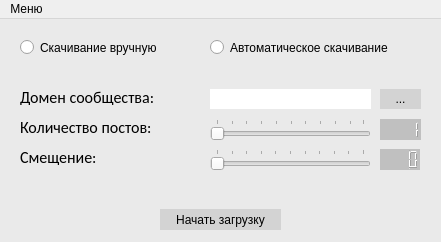
<?xml version="1.0" encoding="UTF-8"?>
<ui version="4.0">
 <class>Main</class>
 <widget class="QMainWindow" name="Main">
  <property name="geometry">
   <rect>
    <x>0</x>
    <y>0</y>
    <width>441</width>
    <height>242</height>
   </rect>
  </property>
  <property name="sizePolicy">
   <sizepolicy hsizetype="Fixed" vsizetype="Fixed">
    <horstretch>0</horstretch>
    <verstretch>0</verstretch>
   </sizepolicy>
  </property>
  <property name="minimumSize">
   <size>
    <width>441</width>
    <height>242</height>
   </size>
  </property>
  <property name="maximumSize">
   <size>
    <width>441</width>
    <height>242</height>
   </size>
  </property>
  <property name="windowTitle">
   <string>VK Wall Loader</string>
  </property>
  <property name="windowIcon">
   <iconset resource="res.qrc">
    <normaloff>:/app_icons/icons/icon.png</normaloff>:/app_icons/icons/icon.png</iconset>
  </property>
  <property name="styleSheet">
   <string notr="true">QMainWindow {
background: rgb(234, 234, 234);
}</string>
  </property>
  <widget class="QWidget" name="centralwidget">
   <widget class="QRadioButton" name="manual_button">
    <property name="geometry">
     <rect>
      <x>20</x>
      <y>20</y>
      <width>171</width>
      <height>17</height>
     </rect>
    </property>
    <property name="styleSheet">
     <string notr="true">QRadioButton {
font: 11pt  &quot;Calibri&quot;;
border: none;
}</string>
    </property>
    <property name="text">
     <string>Скачивание вручную</string>
    </property>
   </widget>
   <widget class="QRadioButton" name="auto_button">
    <property name="geometry">
     <rect>
      <x>210</x>
      <y>20</y>
      <width>221</width>
      <height>17</height>
     </rect>
    </property>
    <property name="styleSheet">
     <string notr="true">QRadioButton {
font: 11pt  &quot;Calibri&quot;;
border: none;
}</string>
    </property>
    <property name="text">
     <string>Автоматическое скачивание</string>
    </property>
   </widget>
   <widget class="QLabel" name="domain_label">
    <property name="geometry">
     <rect>
      <x>20</x>
      <y>70</y>
      <width>151</width>
      <height>16</height>
     </rect>
    </property>
    <property name="font">
     <font>
      <family>Calibri</family>
      <pointsize>12</pointsize>
      <weight>50</weight>
      <italic>false</italic>
      <bold>false</bold>
     </font>
    </property>
    <property name="toolTip">
     <string>&lt;html&gt;&lt;head/&gt;&lt;body&gt;&lt;p&gt;Домен - короткий идентификатор сообщества. Если url сообщества в адресной строке имеет такой вид: vk.com/sevenup228, то sevenup228 - это домен.&lt;/p&gt;&lt;/body&gt;&lt;/html&gt;</string>
    </property>
    <property name="styleSheet">
     <string notr="true">QLabel {
font: 12pt  &quot;Calibri&quot;;
border: none;
}</string>
    </property>
    <property name="text">
     <string>Домен сообщества:</string>
    </property>
   </widget>
   <widget class="QLineEdit" name="domain_text">
    <property name="enabled">
     <bool>true</bool>
    </property>
    <property name="geometry">
     <rect>
      <x>210</x>
      <y>70</y>
      <width>161</width>
      <height>20</height>
     </rect>
    </property>
    <property name="contextMenuPolicy">
     <enum>Qt::DefaultContextMenu</enum>
    </property>
    <property name="acceptDrops">
     <bool>false</bool>
    </property>
    <property name="styleSheet">
     <string notr="true">QLineEdit {
background: white;
border: None
}

QLineEdit:disabled {
background: rgb(225, 225, 225);
}</string>
    </property>
   </widget>
   <widget class="QPushButton" name="domain_btn">
    <property name="geometry">
     <rect>
      <x>380</x>
      <y>70</y>
      <width>41</width>
      <height>20</height>
     </rect>
    </property>
    <property name="styleSheet">
     <string notr="true">QPushButton {
	background-color: rgb(211, 211, 211);
	border: none;
}

QPushButton:hover {
	background-color: rgb(219, 219, 219);
}</string>
    </property>
    <property name="text">
     <string>...</string>
    </property>
   </widget>
   <widget class="QLabel" name="count_label">
    <property name="geometry">
     <rect>
      <x>20</x>
      <y>100</y>
      <width>141</width>
      <height>16</height>
     </rect>
    </property>
    <property name="font">
     <font>
      <family>Calibri</family>
      <pointsize>12</pointsize>
      <weight>50</weight>
      <italic>false</italic>
      <bold>false</bold>
     </font>
    </property>
    <property name="styleSheet">
     <string notr="true">QLabel {
font: 12pt  &quot;Calibri&quot;;
border: none;
}</string>
    </property>
    <property name="text">
     <string>Количество постов:</string>
    </property>
   </widget>
   <widget class="QLabel" name="offset">
    <property name="geometry">
     <rect>
      <x>20</x>
      <y>130</y>
      <width>91</width>
      <height>16</height>
     </rect>
    </property>
    <property name="font">
     <font>
      <family>Calibri</family>
      <pointsize>12</pointsize>
      <weight>50</weight>
      <italic>false</italic>
      <bold>false</bold>
     </font>
    </property>
    <property name="toolTip">
     <string>&lt;html&gt;&lt;head/&gt;&lt;body&gt;&lt;p&gt;Количество постов, которое будет пропущено.&lt;/p&gt;&lt;/body&gt;&lt;/html&gt;</string>
    </property>
    <property name="styleSheet">
     <string notr="true">QLabel {
font: 12pt  &quot;Calibri&quot;;
border: none;
}</string>
    </property>
    <property name="text">
     <string>Смещение:</string>
    </property>
   </widget>
   <widget class="QSlider" name="count_slider">
    <property name="geometry">
     <rect>
      <x>210</x>
      <y>100</y>
      <width>161</width>
      <height>22</height>
     </rect>
    </property>
    <property name="styleSheet">
     <string notr="true">QSlider {
border: none;
background: 0;
}</string>
    </property>
    <property name="minimum">
     <number>1</number>
    </property>
    <property name="maximum">
     <number>100</number>
    </property>
    <property name="singleStep">
     <number>1</number>
    </property>
    <property name="pageStep">
     <number>10</number>
    </property>
    <property name="tracking">
     <bool>true</bool>
    </property>
    <property name="orientation">
     <enum>Qt::Horizontal</enum>
    </property>
    <property name="invertedControls">
     <bool>false</bool>
    </property>
    <property name="tickPosition">
     <enum>QSlider::TicksAbove</enum>
    </property>
    <property name="tickInterval">
     <number>0</number>
    </property>
   </widget>
   <widget class="QSlider" name="offset_slider">
    <property name="geometry">
     <rect>
      <x>210</x>
      <y>130</y>
      <width>161</width>
      <height>22</height>
     </rect>
    </property>
    <property name="styleSheet">
     <string notr="true">QSlider {
border: none;
background: 0;
}</string>
    </property>
    <property name="maximum">
     <number>1000</number>
    </property>
    <property name="singleStep">
     <number>10</number>
    </property>
    <property name="pageStep">
     <number>100</number>
    </property>
    <property name="value">
     <number>0</number>
    </property>
    <property name="orientation">
     <enum>Qt::Horizontal</enum>
    </property>
    <property name="tickPosition">
     <enum>QSlider::TicksAbove</enum>
    </property>
   </widget>
   <widget class="QLCDNumber" name="count_int">
    <property name="geometry">
     <rect>
      <x>380</x>
      <y>100</y>
      <width>41</width>
      <height>21</height>
     </rect>
    </property>
    <property name="styleSheet">
     <string notr="true">QLCDNumber {
background: silver;
border: none;
}</string>
    </property>
    <property name="frameShape">
     <enum>QFrame::Box</enum>
    </property>
    <property name="frameShadow">
     <enum>QFrame::Plain</enum>
    </property>
    <property name="digitCount">
     <number>4</number>
    </property>
    <property name="value" stdset="0">
     <double>1.000000000000000</double>
    </property>
   </widget>
   <widget class="QLCDNumber" name="offset_int">
    <property name="geometry">
     <rect>
      <x>380</x>
      <y>130</y>
      <width>40</width>
      <height>21</height>
     </rect>
    </property>
    <property name="styleSheet">
     <string notr="true">QLCDNumber {
background: silver;
border: none;
}</string>
    </property>
    <property name="frameShape">
     <enum>QFrame::Box</enum>
    </property>
    <property name="frameShadow">
     <enum>QFrame::Plain</enum>
    </property>
    <property name="digitCount">
     <number>4</number>
    </property>
   </widget>
   <widget class="QPushButton" name="download_btn">
    <property name="enabled">
     <bool>true</bool>
    </property>
    <property name="geometry">
     <rect>
      <x>160</x>
      <y>190</y>
      <width>121</width>
      <height>21</height>
     </rect>
    </property>
    <property name="styleSheet">
     <string notr="true">QPushButton {
background-color: rgb(211, 211, 211);
border: none;
font: 10pt &quot;MS Sans&quot;;
}

QPushButton:hover {
background-color: rgb(219, 219, 219);
}</string>
    </property>
    <property name="text">
     <string>Начать загрузку</string>
    </property>
   </widget>
  </widget>
  <widget class="QMenuBar" name="menuBar">
   <property name="enabled">
    <bool>true</bool>
   </property>
   <property name="geometry">
    <rect>
     <x>0</x>
     <y>0</y>
     <width>441</width>
     <height>21</height>
    </rect>
   </property>
   <property name="defaultUp">
    <bool>false</bool>
   </property>
   <property name="nativeMenuBar">
    <bool>true</bool>
   </property>
   <widget class="QMenu" name="menu">
    <property name="tearOffEnabled">
     <bool>false</bool>
    </property>
    <property name="title">
     <string>Меню</string>
    </property>
    <addaction name="AUTH"/>
    <addaction name="separator"/>
    <addaction name="SETTINGS"/>
   </widget>
   <addaction name="menu"/>
  </widget>
  <action name="AUTH">
   <property name="icon">
    <iconset resource="res.qrc">
     <normaloff>:/menu_icons/icons/auth.png</normaloff>:/menu_icons/icons/auth.png</iconset>
   </property>
   <property name="text">
    <string>Авторизация</string>
   </property>
  </action>
  <action name="SETTINGS">
   <property name="icon">
    <iconset resource="res.qrc">
     <normaloff>:/menu_icons/icons/settings.png</normaloff>:/menu_icons/icons/settings.png</iconset>
   </property>
   <property name="text">
    <string>Настройки</string>
   </property>
  </action>
 </widget>
 <resources>
  <include location="res.qrc"/>
 </resources>
 <connections/>
</ui>
